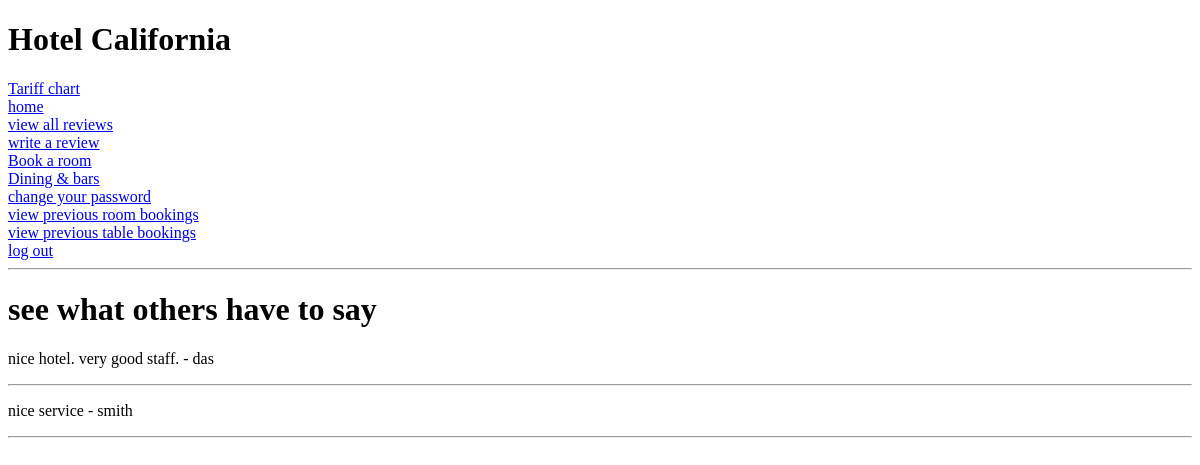
Page /review/ (signed in) on the earlier database version.
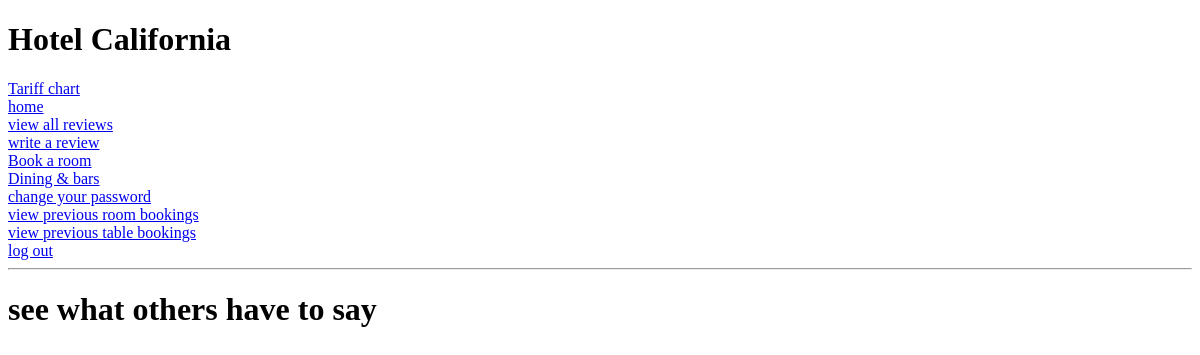
Same page on the later database version.
### review/models.py (models this page shows, shortened)
class Review(models.Model):
    user = models.ForeignKey(User, on_delete = models.CASCADE)
    name = models.TextField(max_length = 100, default = "")
    body = models.TextField()

### review/views.py (the view)
# urls.py: path('', include('review.urls')),
@login_required
def review(request):
    allreviews = Review.objects.all()
    context = {
        'allreviews' : allreviews
    }
    return render(request, 'review.html', context)

### templates/review.html (shortened to what this page needs)
{% extends 'base.html' %}
{% block content %}
<h1>see what others have to say</h1>
{% for review in allreviews %}
    <p>{{ review.body }} - {{ review.name }}</p>
    <hr>
{% endfor %}
{% endblock %}

Differences in the rows shown:
removed Review: body "nice hotel. very good staff.", name "das"
removed Review: body "nice service", name "smith"
